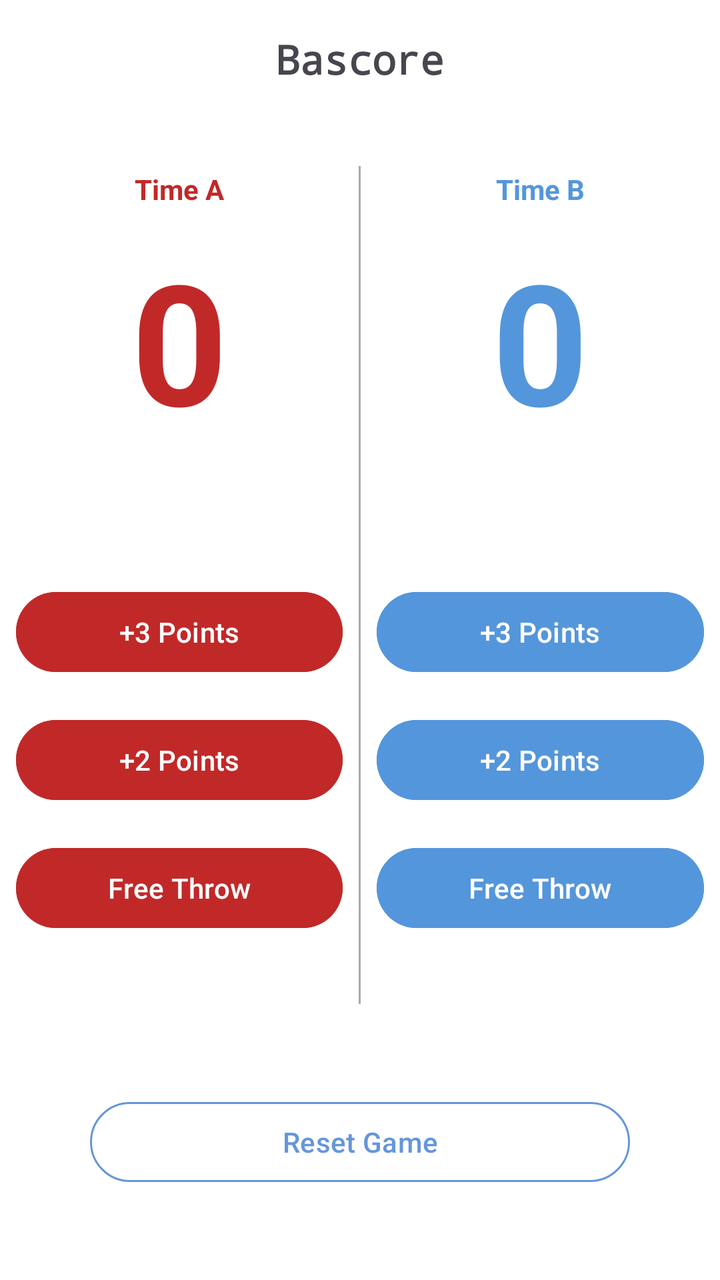
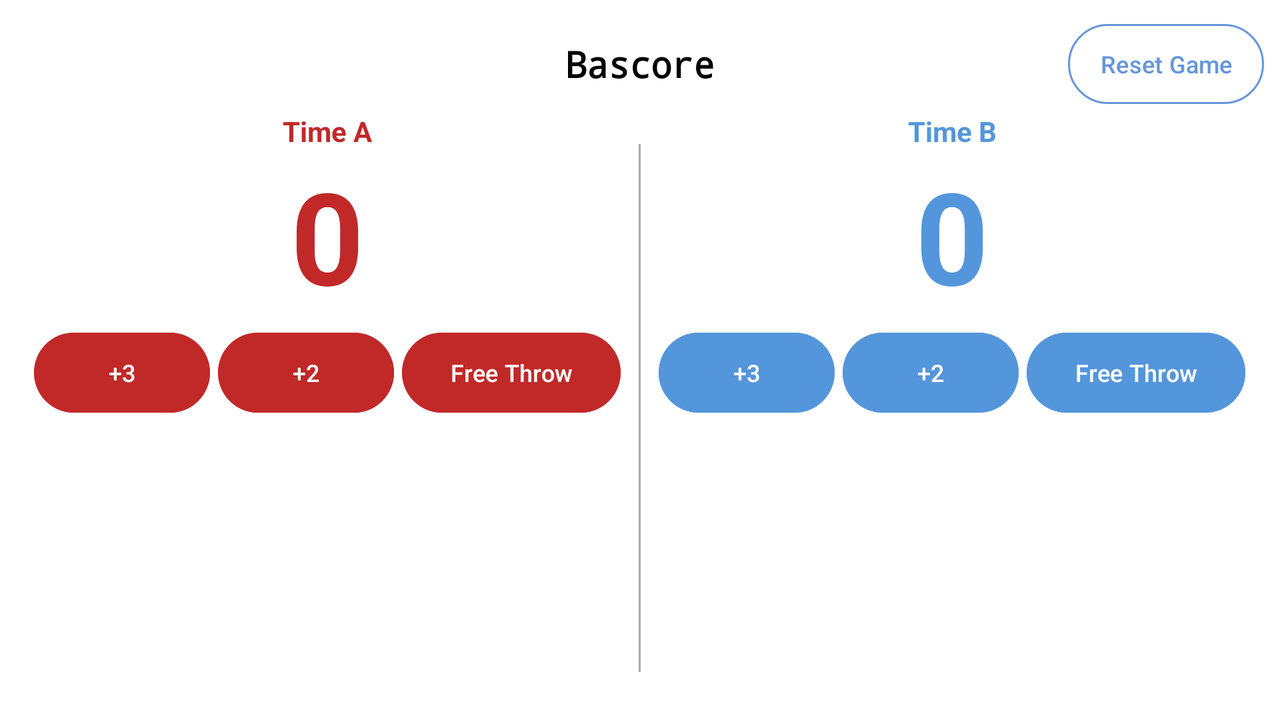

Compare how this app lays out the same screen by default and in its alternative resource folder. The renders come first, then the two layout files and the values they reference.
<!-- AndroidManifest.xml: application theme Theme.Hub -->
<!-- res/layout/activity_bascore.xml -->
<?xml version="1.0" encoding="utf-8"?>
<LinearLayout xmlns:android="http://schemas.android.com/apk/res/android"
    xmlns:tools="http://schemas.android.com/tools"
    android:layout_width="match_parent"
    android:layout_height="match_parent"
    android:orientation="vertical"
    tools:context="br.ufrn.dim0524.hub.bascore.BascoreActivity">

    <RelativeLayout
        android:layout_width="match_parent"
        android:layout_height="wrap_content">

        <ImageButton
            android:id="@+id/btn_return_bascore"
            android:layout_width="48dp"
            android:layout_height="48dp"
            android:layout_alignParentStart="true"
            android:layout_centerVertical="true"
            android:layout_marginStart="8dp"
            android:background="?android:attr/selectableItemBackgroundBorderless"
            android:contentDescription="@string/back"
            android:src="@drawable/ic_return" />

        <TextView
            android:layout_width="wrap_content"
            android:layout_height="wrap_content"
            android:layout_centerInParent="true"
            android:fontFamily="monospace"
            android:gravity="center"
            android:padding="16dp"
            android:text="Bascore"
            android:textSize="20sp"
            android:textStyle="bold" />

    </RelativeLayout>

    <LinearLayout
        android:layout_width="match_parent"
        android:layout_height="0dp"
        android:layout_weight="1"
        android:gravity="center"
        android:orientation="horizontal">

        <LinearLayout
            android:layout_width="0dp"
            android:layout_height="wrap_content"
            android:layout_weight="1"
            android:orientation="vertical">

            <TextView
                android:id="@+id/timeA"
                android:layout_width="match_parent"
                android:layout_height="wrap_content"
                android:gravity="center"
                android:text="Time A"
                android:textColor="@color/team_a_color"
                android:textStyle="bold"
                android:textSize="14sp"
                android:fontFamily="sans-serif"/>

            <TextView
                android:id="@+id/placarTimeA"
                android:layout_width="match_parent"
                android:layout_height="wrap_content"
                android:layout_marginBottom="40dp"
                android:fontFamily="sans-serif"
                android:gravity="center"
                android:padding="10dp"
                android:text="0"
                android:textColor="@color/team_a_color"
                android:textSize="84sp"
                android:textStyle="bold" />

            <Button
                android:id="@+id/tresPontosA"
                android:layout_width="match_parent"
                android:layout_height="wrap_content"
                android:layout_marginStart="8dp"
                android:layout_marginEnd="8dp"
                android:layout_marginBottom="8dp"
                android:layout_marginTop="16dp"
                android:backgroundTint="@color/team_a_color"
                android:text="@string/plus_three_throw" />

            <Button
                android:id="@+id/doisPontosA"
                android:layout_width="match_parent"
                android:layout_height="wrap_content"
                android:layout_margin="8dp"
                android:backgroundTint="@color/team_a_color"
                android:text="@string/plus_two_throw" />

            <Button
                android:id="@+id/tiroLivreA"
                android:layout_width="match_parent"
                android:layout_height="wrap_content"
                android:layout_margin="8dp"
                android:backgroundTint="@color/team_a_color"
                android:text="@string/free_throw" />
        </LinearLayout>

        <View
            android:layout_width="1dp"
            android:layout_height="match_parent"
            android:background="@android:color/darker_gray"
            android:layout_marginTop="16dp"/>

        <LinearLayout
            android:layout_width="0dp"
            android:layout_height="wrap_content"
            android:layout_weight="1"
            android:orientation="vertical">

            <TextView
                android:id="@+id/timeB"
                android:layout_width="match_parent"
                android:layout_height="wrap_content"
                android:gravity="center"
                android:text="Time B"
                android:textColor="@color/team_b_color"
                android:textStyle="bold"
                android:textSize="14sp"
                android:fontFamily="sans-serif"/>

            <TextView
                android:id="@+id/placarTimeB"
                android:layout_width="match_parent"
                android:layout_height="wrap_content"
                android:layout_marginBottom="40dp"
                android:gravity="center"
                android:padding="10dp"
                android:text="0"
                android:textSize="84sp"
                android:textColor="@color/team_b_color"
                android:textStyle="bold"
                android:fontFamily="sans-serif"/>

            <Button
                android:id="@+id/tresPontosB"
                android:layout_width="match_parent"
                android:layout_height="wrap_content"
                android:layout_marginStart="8dp"
                android:layout_marginEnd="8dp"
                android:layout_marginBottom="8dp"
                android:layout_marginTop="16dp"
                android:backgroundTint="@color/team_b_color"
                android:text="@string/plus_three_throw" />

            <Button
                android:id="@+id/doisPontosB"
                android:layout_width="match_parent"
                android:layout_height="wrap_content"
                android:layout_margin="8dp"
                android:backgroundTint="@color/team_b_color"
                android:text="@string/plus_two_throw" />

            <Button
                android:id="@+id/tiroLivreB"
                android:layout_width="match_parent"
                android:layout_height="wrap_content"
                android:layout_margin="8dp"
                android:backgroundTint="@color/team_b_color"
                android:text="@string/free_throw" />
        </LinearLayout>

    </LinearLayout>



    <Button
        android:id="@+id/reiniciarPartida"
        style="?attr/materialButtonOutlinedStyle"
        android:layout_width="match_parent"
        android:layout_height="wrap_content"
        android:text="@string/reset_game"
        android:layout_margin="45dp"/>
</LinearLayout>
<!-- resources referenced by this layout -->
<resources>
  <color name="team_a_color">#c12929</color>
  <color name="team_b_color">#5496db</color>
  <!-- drawable ic_return (drawable) -->
  <vector xmlns:android="http://schemas.android.com/apk/res/android"
      android:width="24dp"
      android:height="24dp"
      android:viewportWidth="72"
      android:viewportHeight="72">
    <path
        android:pathData="M46.196,16.205l-19.393,19.46l19.393,19.46"
        android:strokeLineJoin="round"
        android:strokeWidth="8"
        android:fillColor="@color/return_b"
        android:strokeColor="@color/return_b"
        android:strokeLineCap="round"/>
  </vector>
  <string name="back">Back</string>
  <string name="free_throw">Free Throw</string>
  <string name="plus_three_throw">+3 Points</string>
  <string name="plus_two_throw">+2 Points</string>
  <string name="reset_game">Reset Game</string>
  <style name="Theme.Hub" parent="Theme.Material3.DayNight.NoActionBar">
  
          
          <item name="colorPrimary">@color/blue_primary</item>
          <item name="colorOnPrimary">@color/white</item>
  
          
          <item name="android:colorBackground">@color/white</item>
          <item name="colorSurface">@color/gray_surface</item>
          <item name="colorOnSurface">@color/black</item>
  
          
          <item name="materialButtonOutlinedStyle">@style/Widget.App.Button.Outlined</item>
      </style>
  <color name="return_b">#FFFFFF</color>
  <color name="blue_primary">#6596DB</color>
  <color name="white">#FFFFFF</color>
  <color name="gray_surface">#F5F5F5</color>
  <color name="black">#000000</color>
  <style name="Widget.App.Button.Outlined" parent="Widget.Material3.Button.OutlinedButton">
          <item name="strokeColor">@color/blue_primary</item>
          <item name="android:textColor">@color/blue_primary</item>
      </style>
</resources>
<!-- res/layout-land/activity_bascore.xml (the repository's variant of the layout above) -->
<!-- drawn on the phone turned sideways -->
<?xml version="1.0" encoding="utf-8"?>
<LinearLayout xmlns:android="http://schemas.android.com/apk/res/android"
    xmlns:tools="http://schemas.android.com/tools"
    android:layout_width="match_parent"
    android:layout_height="match_parent"
    android:orientation="vertical"
    android:padding="8dp"
    tools:context="br.ufrn.dim0524.hub.bascore.BascoreActivity">

    <RelativeLayout
        android:layout_width="match_parent"
        android:layout_height="wrap_content">

        <ImageButton
            android:id="@+id/btn_return_bascore"
            android:layout_width="32dp"
            android:layout_height="32dp"
            android:layout_alignParentStart="true"
            android:layout_centerVertical="true"
            android:background="?android:attr/selectableItemBackgroundBorderless"
            android:contentDescription="@string/back"
            android:src="@drawable/ic_return" />

        <TextView
            android:layout_width="wrap_content"
            android:layout_height="wrap_content"
            android:layout_centerInParent="true"
            android:fontFamily="monospace"
            android:gravity="center"
            android:padding="8dp"
            android:text="Bascore"
            android:textColor="@color/black"
            android:textSize="18sp"
            android:textStyle="bold" />

        <Button
            android:id="@+id/reiniciarPartida"
            style="?attr/materialButtonOutlinedStyle"
            android:layout_width="wrap_content"
            android:layout_height="wrap_content"
            android:layout_alignParentEnd="true"
            android:layout_centerVertical="true"
            android:paddingHorizontal="16dp"
            android:text="@string/reset_game"
            android:textSize="12sp" />

    </RelativeLayout>

    <LinearLayout
        android:layout_width="match_parent"
        android:layout_height="wrap_content"
        android:baselineAligned="false"
        android:gravity="center"
        android:orientation="horizontal">

        
        <LinearLayout
            android:layout_width="0dp"
            android:layout_height="match_parent"
            android:layout_weight="1"
            android:gravity="center_horizontal"
            android:orientation="vertical">

            <TextView
                android:id="@+id/timeA"
                android:layout_width="wrap_content"
                android:layout_height="wrap_content"
                android:text="Time A"
                android:textColor="@color/team_a_color"
                android:textStyle="bold"
                android:textSize="14sp" />

            <TextView
                android:id="@+id/placarTimeA"
                android:layout_width="wrap_content"
                android:layout_height="wrap_content"
                android:text="0"
                android:textColor="@color/team_a_color"
                android:textStyle="bold"
                android:textSize="64sp" />

            <LinearLayout
                android:layout_width="match_parent"
                android:layout_height="wrap_content"
                android:gravity="center"
                android:orientation="horizontal">

                <Button
                    android:id="@+id/tresPontosA"
                    android:layout_width="wrap_content"
                    android:layout_height="wrap_content"
                    android:layout_margin="2dp"
                    android:backgroundTint="@color/team_a_color"
                    android:text="+3"
                    android:textSize="12sp" />

                <Button
                    android:id="@+id/doisPontosA"
                    android:layout_width="wrap_content"
                    android:layout_height="wrap_content"
                    android:layout_margin="2dp"
                    android:backgroundTint="@color/team_a_color"
                    android:text="+2"
                    android:textSize="12sp" />

                <Button
                    android:id="@+id/tiroLivreA"
                    android:layout_width="wrap_content"
                    android:layout_height="wrap_content"
                    android:layout_margin="2dp"
                    android:backgroundTint="@color/team_a_color"
                    android:text="@string/free_throw"
                    android:textSize="12sp" />
            </LinearLayout>
        </LinearLayout>

        <View
            android:layout_width="1dp"
            android:layout_height="match_parent"
            android:layout_marginVertical="16dp"
            android:background="@android:color/darker_gray" />

        
        <LinearLayout
            android:layout_width="0dp"
            android:layout_height="match_parent"
            android:layout_weight="1"
            android:gravity="center_horizontal"
            android:orientation="vertical">

            <TextView
                android:id="@+id/timeB"
                android:layout_width="wrap_content"
                android:layout_height="wrap_content"
                android:text="Time B"
                android:textColor="@color/team_b_color"
                android:textStyle="bold"
                android:textSize="14sp" />

            <TextView
                android:id="@+id/placarTimeB"
                android:layout_width="wrap_content"
                android:layout_height="wrap_content"
                android:text="0"
                android:textColor="@color/team_b_color"
                android:textStyle="bold"
                android:textSize="64sp" />

            <LinearLayout
                android:layout_width="match_parent"
                android:layout_height="wrap_content"
                android:gravity="center"
                android:orientation="horizontal">

                <Button
                    android:id="@+id/tresPontosB"
                    android:layout_width="wrap_content"
                    android:layout_height="wrap_content"
                    android:layout_margin="2dp"
                    android:backgroundTint="@color/team_b_color"
                    android:text="+3"
                    android:textSize="12sp" />

                <Button
                    android:id="@+id/doisPontosB"
                    android:layout_width="wrap_content"
                    android:layout_height="wrap_content"
                    android:layout_margin="2dp"
                    android:backgroundTint="@color/team_b_color"
                    android:text="+2"
                    android:textSize="12sp" />

                <Button
                    android:id="@+id/tiroLivreB"
                    android:layout_width="wrap_content"
                    android:layout_height="wrap_content"
                    android:layout_margin="2dp"
                    android:backgroundTint="@color/team_b_color"
                    android:text="@string/free_throw"
                    android:textSize="12sp" />
            </LinearLayout>
        </LinearLayout>

    </LinearLayout>

</LinearLayout>
<!-- resources referenced by the variant -->
<!-- as the phone turned sideways resolves them -->
<resources>
  <color name="black">#000000</color>
  <color name="team_a_color">#c12929</color>
  <color name="team_b_color">#5496db</color>
  <!-- drawable ic_return (drawable) -->
  <vector xmlns:android="http://schemas.android.com/apk/res/android"
      android:width="24dp"
      android:height="24dp"
      android:viewportWidth="72"
      android:viewportHeight="72">
    <path
        android:pathData="M46.196,16.205l-19.393,19.46l19.393,19.46"
        android:strokeLineJoin="round"
        android:strokeWidth="8"
        android:fillColor="@color/return_b"
        android:strokeColor="@color/return_b"
        android:strokeLineCap="round"/>
  </vector>
  <string name="back">Back</string>
  <string name="free_throw">Free Throw</string>
  <string name="reset_game">Reset Game</string>
  <style name="Theme.Hub" parent="Theme.Material3.DayNight.NoActionBar">
  
          
          <item name="colorPrimary">@color/blue_primary</item>
          <item name="colorOnPrimary">@color/white</item>
  
          
          <item name="android:colorBackground">@color/white</item>
          <item name="colorSurface">@color/gray_surface</item>
          <item name="colorOnSurface">@color/black</item>
  
          
          <item name="materialButtonOutlinedStyle">@style/Widget.App.Button.Outlined</item>
      </style>
  <color name="return_b">#FFFFFF</color>
  <color name="blue_primary">#6596DB</color>
  <color name="white">#FFFFFF</color>
  <color name="gray_surface">#F5F5F5</color>
  <style name="Widget.App.Button.Outlined" parent="Widget.Material3.Button.OutlinedButton">
          <item name="strokeColor">@color/blue_primary</item>
          <item name="android:textColor">@color/blue_primary</item>
      </style>
</resources>
